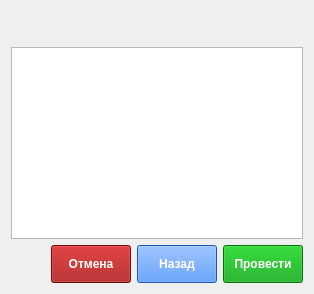
              <widget class="QWidget" name="tab_13">
               <attribute name="title">
                <string>Перечень МЦ</string>
               </attribute>
               <layout class="QVBoxLayout" name="verticalLayout_54">
                <item>
                 <layout class="QHBoxLayout" name="horizontalLayout_41">
                  <item>
                   <widget class="QPushButton" name="pushButtonAddLineRashod">
                    <property name="minimumSize">
                     <size>
                      <width>30</width>
                      <height>30</height>
                     </size>
                    </property>
                    <property name="maximumSize">
                     <size>
                      <width>30</width>
                      <height>30</height>
                     </size>
                    </property>
                    <property name="text">
                     <string/>
                    </property>
                    <property name="icon">
                     <iconset resource="resources.qrc">
                      <normaloff>:/new/icons/icons/add.png</normaloff>:/new/icons/icons/add.png</iconset>
                    </property>
                    <property name="iconSize">
                     <size>
                      <width>30</width>
                      <height>30</height>
                     </size>
                    </property>
                    <property name="flat">
                     <bool>true</bool>
                    </property>
                   </widget>
                  </item>
                  <item>
                   <widget class="QPushButton" name="pushButtonRemoveLineRashod">
                    <property name="minimumSize">
                     <size>
                      <width>30</width>
                      <height>30</height>
                     </size>
                    </property>
                    <property name="maximumSize">
                     <size>
                      <width>30</width>
                      <height>30</height>
                     </size>
                    </property>
                    <property name="text">
                     <string/>
                    </property>
                    <property name="icon">
                     <iconset resource="resources.qrc">
                      <normaloff>:/new/icons/icons/remove.png</normaloff>:/new/icons/icons/remove.png</iconset>
                    </property>
                    <property name="iconSize">
                     <size>
                      <width>30</width>
                      <height>30</height>
                     </size>
                    </property>
                    <property name="flat">
                     <bool>true</bool>
                    </property>
                   </widget>
                  </item>
                  <item>
                   <widget class="QPushButton" name="pushButtonDownRashod">
                    <property name="minimumSize">
                     <size>
                      <width>30</width>
                      <height>30</height>
                     </size>
                    </property>
                    <property name="maximumSize">
                     <size>
                      <width>30</width>
                      <height>30</height>
                     </size>
                    </property>
                    <property name="text">
                     <string/>
                    </property>
                    <property name="icon">
                     <iconset resource="resources.qrc">
                      <normaloff>:/new/icons/icons/downArrow.png</normaloff>:/new/icons/icons/downArrow.png</iconset>
                    </property>
                    <property name="iconSize">
                     <size>
                      <width>30</width>
                      <height>30</height>
                     </size>
                    </property>
                    <property name="flat">
                     <bool>true</bool>
                    </property>
                   </widget>
                  </item>
                  <item>
                   <widget class="QPushButton" name="pushButtonUpRashod">
                    <property name="minimumSize">
                     <size>
                      <width>30</width>
                      <height>30</height>
                     </size>
                    </property>
                    <property name="maximumSize">
                     <size>
                      <width>30</width>
                      <height>30</height>
                     </size>
                    </property>
                    <property name="text">
                     <string/>
                    </property>
                    <property name="icon">
                     <iconset resource="resources.qrc">
                      <normaloff>:/new/icons/icons/upArrow.png</normaloff>:/new/icons/icons/upArrow.png</iconset>
                    </property>
                    <property name="iconSize">
                     <size>
                      <width>30</width>
                      <height>30</height>
                     </size>
                    </property>
                    <property name="flat">
                     <bool>true</bool>
                    </property>
                   </widget>
                  </item>
                  <item>
                   <spacer name="horizontalSpacer_29">
                    <property name="orientation">
                     <enum>Qt::Horizontal</enum>
                    </property>
                    <property name="sizeHint" stdset="0">
                     <size>
                      <width>40</width>
                      <height>20</height>
                     </size>
                    </property>
                   </spacer>
                  </item>
                 </layout>
                </item>
                <item>
                 <widget class="QTableWidget" name="tableWidgetProductsRashodDoc"/>
                </item>
                <item>
                 <layout class="QHBoxLayout" name="horizontalLayout_42">
                  <item>
                   <spacer name="horizontalSpacer_30">
                    <property name="orientation">
                     <enum>Qt::Horizontal</enum>
                    </property>
                    <property name="sizeHint" stdset="0">
                     <size>
                      <width>40</width>
                      <height>20</height>
                     </size>
                    </property>
                   </spacer>
                  </item>
                  <item>
                   <widget class="QPushButton" name="pushButtonCancelRashod_2">
                    <property name="minimumSize">
                     <size>
                      <width>0</width>
                      <height>38</height>
                     </size>
                    </property>
                    <property name="maximumSize">
                     <size>
                      <width>16777215</width>
                      <height>38</height>
                     </size>
                    </property>
                    <property name="font">
                     <font>
                      <pointsize>9</pointsize>
                      <weight>75</weight>
                      <bold>true</bold>
                     </font>
                    </property>
                    <property name="styleSheet">
                     <string notr="true">background-color: rgb(160, 10, 10);
color: rgb(255, 255, 255);</string>
                    </property>
                    <property name="text">
                     <string>Отмена</string>
                    </property>
                   </widget>
                  </item>
                  <item>
                   <widget class="QPushButton" name="pushButtonBackRashod">
                    <property name="minimumSize">
                     <size>
                      <width>0</width>
                      <height>38</height>
                     </size>
                    </property>
                    <property name="maximumSize">
                     <size>
                      <width>16777215</width>
                      <height>38</height>
                     </size>
                    </property>
                    <property name="font">
                     <font>
                      <pointsize>9</pointsize>
                      <weight>75</weight>
                      <bold>true</bold>
                     </font>
                    </property>
                    <property name="styleSheet">
                     <string notr="true">background-color: rgb(34, 122, 255);
color: rgb(255, 255, 255);</string>
                    </property>
                    <property name="text">
                     <string>Назад</string>
                    </property>
                   </widget>
                  </item>
                  <item>
                   <widget class="QPushButton" name="pushButtonDoneRashod">
                    <property name="minimumSize">
                     <size>
                      <width>0</width>
                      <height>38</height>
                     </size>
                    </property>
                    <property name="maximumSize">
                     <size>
                      <width>16777215</width>
                      <height>38</height>
                     </size>
                    </property>
                    <property name="font">
                     <font>
                      <pointsize>9</pointsize>
                      <weight>75</weight>
                      <bold>true</bold>
                     </font>
                    </property>
                    <property name="styleSheet">
                     <string notr="true">background-color: rgb(0, 160,10);
color: rgb(255, 255, 255);</string>
                    </property>
                    <property name="text">
                     <string>Провести</string>
                    </property>
                   </widget>
                  </item>
                 </layout>
                </item>
               </layout>
              </widget>
